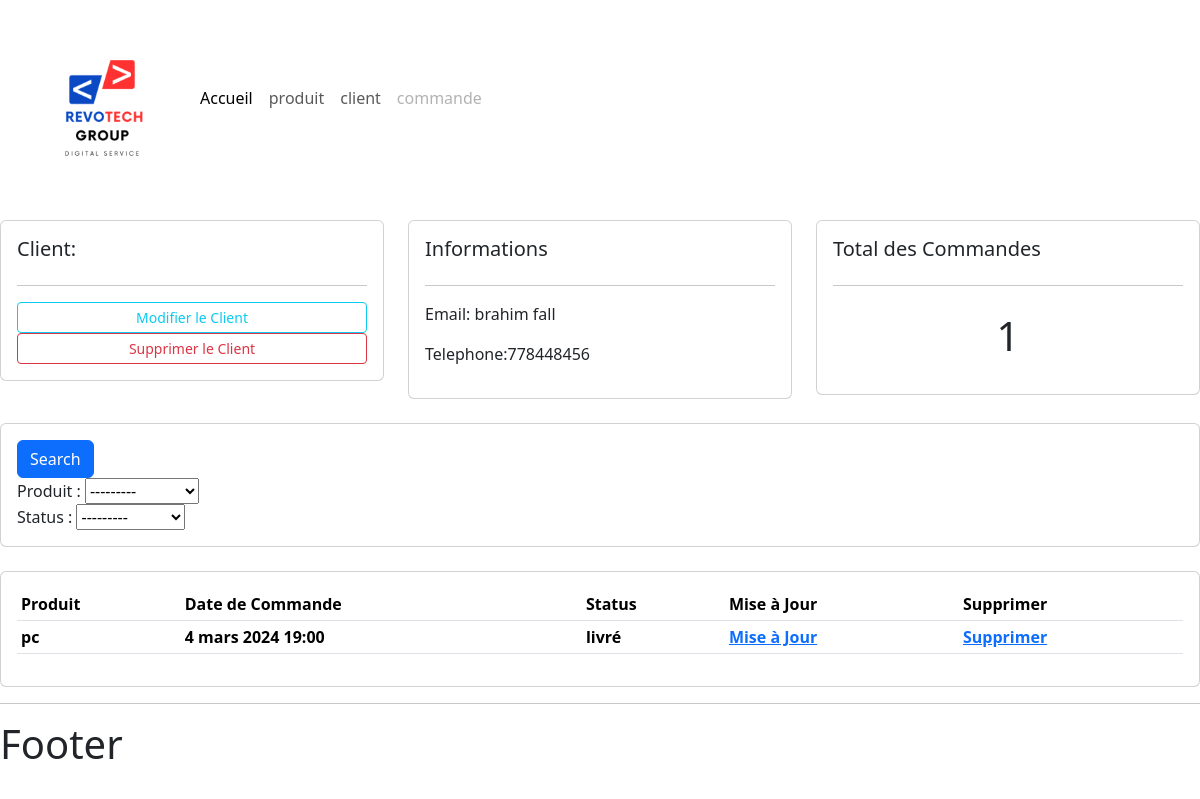
Screenshot of /client/1 with the database file from the repository.
### client/models.py (models this page shows, shortened)
class Client(models.Model):
    objects = None
    nom = models.CharField(max_length=200, null=True)
    telephone = models.CharField(max_length=200, null=True)
    date_creation = models.DateTimeField(auto_now_add=True, null=True)

### commande/models.py (models this page shows)
class Commande(models.Model):
    objects = None
    STATUS = (('en instance', 'en instance'),
              ('non livré', 'non livré'),
              ('livré', 'livré'))
    client = models.ForeignKey(Client, null=True,on_delete=models.SET_NULL)
    produit = models.ForeignKey(Produit, null=True, on_delete=models.SET_NULL)
    status = models.CharField(max_length=200, choices = STATUS, null=True)
    date_creation = models.DateTimeField(auto_now_add=True, null=True)

### produit/models.py (models this page shows)
class Produit(models.Model):
    nom = models.CharField(max_length=200, null=True)
    prix = models.FloatField(null=True)
    date_creation = models.DateTimeField(auto_now_add=True, null=True)
    tag = models.ManyToManyField(Tag)
    def __str__(self):
        return self.nom

### client/views.py (the view)
# urls.py: path('/<str:pk>', views.liste_client,name='client'),
def liste_client(request, pk):
    client = Client.objects.get(id=pk)
    commande = client.commande_set.all()
    commande_total = commande.count()
    myFilter = CommandeFilter(request.GET, queryset=commande)
    commande = myFilter.qs
    context = {'client': client, 'commande': commande, 'commande_total': commande_total, 'myFilter': myFilter}
    return render(request,"client/liste_client.html",context)

### templates/client/liste_client.html
{% extends 'main.html' %}
{% block contenu %}
<br>
<div class="row">
	<div class="col-md">
		<div class="card card-body">
			<h5>Client:</h5>
			<hr>
			<a class="btn btn-outline-info  btn-sm btn-block" href="">Modifier le Client</a>
			<a class="btn btn-outline-danger  btn-sm btn-block" href="">Supprimer le Client</a>
		</div>
	</div>
	<div class="col-md">
		<div class="card card-body">
			<h5>Informations</h5>
			<hr>
			<p>Email: {{client.nom}}</p>
			<p>Telephone:{{client.telephone}} </p>
		</div>
	</div>
	<div class="col-md">
		<div class="card card-body">
			<h5>Total des Commandes</h5>
			<hr>
			<h1 style="text-align: center;padding: 10px">{{commande_total}}</h1>
		</div>
	</div>
</div>
<br>
<div class="row">
	<div class="col">
		<div class="card card-body">
			<form method="get">
		    <button class="btn btn-primary" type="submit">Search</button>
				{{myFilter.form}}
		  </form>
		</div>
	</div>
</div>
<br>
<div class="row">
	<div class="col-md">
		<div class="card card-body">
			<table class="table table-sm">
				<tr>
					<th>Produit</th>
					<th>Date de Commande</th>
					<th>Status</th>
					<th>Mise à Jour</th>
					<th>Supprimer</th>
				</tr>
                {% for commande in commande %}
				<tr>
					<th>{{commande.produit}}</th>
					<th>{{commande.date_creation}}</th>
					<th>{{commande.status}}</th>
					<th><a href="">Mise à Jour</a></th>
					<th><a href="">Supprimer</a></th>
				</tr>
				{% endfor %}
			</table>
		</div>
	</div>
</div>
{% endblock %}

### static/css/main.css (style rules this page uses)
body { background-color: #ffffff; }

### rows the page displays
Client: nom "brahim fall", telephone "778448456"
Commande: produit "pc", date_creation "4 mars 2024 19:00", status "livré"

### other values shown
{{ commande_total }} "1"
